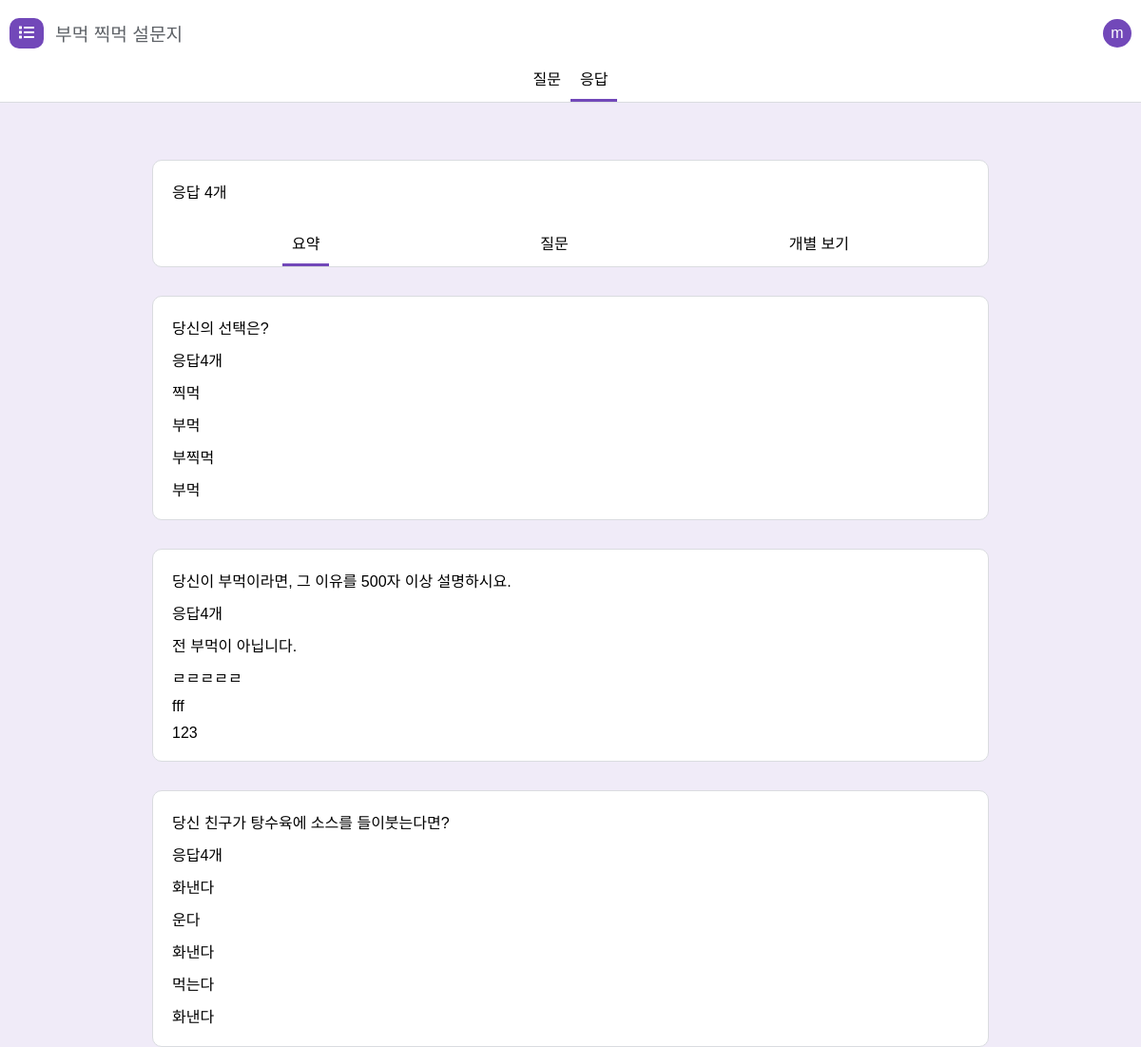
Page /forms/p6rRECBjzrrReNJ4XSdF/responses/summary (signed in) on the committed database.
### core/models.py (models this page shows)
class Form(models.Model):
    key = models.CharField(max_length=30)
    name = models.CharField(max_length=200)
    title = models.CharField(max_length=200)
    description = models.CharField(max_length=10000, blank = True)
    creator = models.ForeignKey(User, on_delete = models.CASCADE, related_name = "creator")
    created_at = models.DateTimeField(auto_now_add = True)
    updated_at = models.DateTimeField(auto_now = True)
    questions = models.ManyToManyField(Questions, related_name = "questions")

class User(AbstractUser, models.Model):
    email = models.EmailField(unique = True)

class Questions(models.Model):
    name = models.CharField(max_length= 10000)
    type = models.CharField(max_length=20)
    required = models.BooleanField(default= False)
    key = models.CharField(max_length = 5000, blank = True)
    options = models.ManyToManyField(Options, related_name = "options")

class Options(models.Model):
    name = models.CharField(max_length=5000)
    is_answer = models.BooleanField(default=False)

class Answer(models.Model):
    answer = models.CharField(max_length=5000)
    question = models.ForeignKey(Questions, on_delete = models.CASCADE ,related_name = "answer_to")

### core/views.py (the view)
# urls.py: path('forms/<str:key>/responses/summary', views.form_responses_summary, name="form_responses_summary"),
def form_responses_summary(request ,key) :
  if not request.user.is_authenticated:
    return HttpResponseRedirect(reverse('login'))
  form = (FormModel.objects.filter(key = key))[0]
  responses = ResponsesModel.objects.filter(form = form)
  summarys = []
  for question in form.questions.all() :
    summarys.append({"question": question.name, "length": 0, "type": question.type, "answers": []})
  for summary in summarys :
    for response in responses:
      for answer in response.answer.all() :
        if answer.question.name == summary["question"]:
          summary["length"] = summary["length"] + 1
          if answer.question.type == "radio":
            option = OptionsModel.objects.filter(id = answer.answer)
            if option.count() == 0:
              summary["answers"].append("삭제된 선택")
            else:
              summary["answers"].append(option[0].name)
          elif answer.question.type == "checkbox":
            list_answer = answer.answer.split()
            for item_answer in list_answer :
              option = OptionsModel.objects.filter(id = item_answer)
              if option.count() == 0:
                summary["answers"].append("삭제된 선택")
              else:
                summary["answers"].append(option[0].name)
          else:
            summary["answers"].append(answer.answer)
  return render(request, 'forms/_key/responses/summary.html', {"menu": "responses", "submenu": "summary", "form":form, "responses": responses, "summarys": summarys })

### templates/forms/_key/responses/summary.html (shortened to what this page needs)
{% extends 'base.html' %} {% load static %} {% block css %}
<link rel="stylesheet" href="{% static 'css/form.css' %}?7" />
{% endblock %}  {% block content %}
<div class="fm-container">
  <header class="fm-header">
    <div class="fm-header-top container">
      <div class="fm-header-top-left">
        <a href="{% url 'home' %}" class="fm-header-top-left-logo"><i class="fas fa-list"></i></a>
        <input value="{{form.name}}" class="fm-header-top-left-title"></input>
      </div>
      <div class="fm-header-top-right">
        <a href="{% url 'logout' %}" class="btn btn-light fm-user">{{user.username|first}}</a>
      </div>
    </div>
    <nav class="fm-header-bottom container">
      <a class="fm-header-bottom-btn {% if menu == "edit" %} active{% endif %}" href="{% url 'form_edit' key=form.key %}">질문</a>
      <a class="fm-header-bottom-btn {% if menu == "responses" %} active{% endif %}" href="{% url 'form_responses_summary' key=form.key  %}">응답</a>
    </nav>
  </header>
  <div class="fm-form">
    <div class="fm-form-box fs-header">
      <div class="fs">응답 {{responses|length}}개</div>
      <nav class="fm-header-bottom container">
        <a class="fm-header-bottom-btn {% if submenu == "summary" %} active{% endif %}" href="{% url 'form_responses_summary' key=form.key %}">요약</a>
        <a class="fm-header-bottom-btn {% if submenu == "question" %} active{% endif %}" href="{% url 'form_responses_question' key=form.key  %}">질문</a>
        <a class="fm-header-bottom-btn {% if submenu == "response" %} active{% endif %}" href="{% url 'form_responses_response' key=form.key  %}">개별 보기</a>
      </nav>
    </div>
    {% for summary in summarys %}
      <div class="fm-form-box fs-header">
        <div>{{summary.question}}</div>
        <div>응답{{summary.length}}개</div>
        {% for answer in summary.answers %}
          <div>{{answer}}</div>
        {% endfor %}
      </div>
    {% endfor %}
  </div>
</div>
{% endblock %}

### static/css/base.css (style rules this page uses)
* { box-sizing: border-box; }
body { font-family: 'Noto Sans KR', sans-serif; padding: 0; margin: 0; }
a { color: black; text-decoration: none; }
a:link { color: black; text-decoration: none; }
input { border: none; }
.container { max-width: 1200px; margin: 0 auto; width: 100%; padding: 0px 10px; }
.btn { background-color: #7248b9; color: white !important; padding: 10px 10px; font-weight: 300; border-radius: 5px; cursor: pointer; }

### static/css/form.css (style rules this page uses)
body { background-color: #f0ebf8; }
.fm-header { position: fixed; top: 0; border-bottom: 1px solid #dadce0; background-color: white; width: 100%; z-index: 50; }
.fm-header-top { display: flex; justify-content: space-between; align-items: center; height: 70px; }
.fm-header-top-left { display: flex; align-items: center; }
.fm-header-top-left > * { margin-right: 10px; }
.fm-header-top-left-logo { background: #7248b9; padding: 7px 10px; color: white !important; border-radius: 10px; }
.fm-header-top-left-title { font-size: 1.2rem; color: #5f6368; font-weight: 400; }
.fm-header-top-right { display: flex; align-items: center; }
.fm-user { width: 30px; height: 30px; border-radius: 50%; font-weight: 500; background-color: #7248b9; text-align: center; display: flex; align-items: center; justify-content: center; }
.fm-header-bottom { display: flex; align-items: flex-end; justify-content: center; }
.fm-header-bottom-btn { padding: 0px 10px; padding-bottom: 10px; border-bottom: 3px solid white; }
.fm-header-bottom > .active { border-bottom: 3px solid #7248b9; }
.fm-container { height: 100vh; position: relative; background-color: #f0ebf8; padding-top: 108px; }
.fm-form { position: relative; max-width: 900px; margin: 0 auto; width: 100%; height: 100%; display: flex; flex-direction: column; align-items: stretch; padding: 60px 10px; }
.fm-form-box { display: flex; flex-direction: column; align-items: stretch; gap: 10px 0px; background-color: white; margin-bottom: 30px; padding: 20px 20px; border-radius: 10px; border: 1px solid #dadce0; }
.fs-header > nav { justify-content: space-around; transform: translate(0, 20px); }

### rows in the picture
Form: name "부먹 찍먹 설문지"
User: username|first "m"
Questions: question "당신의 선택은?"
Options: answers "찍먹"
Options: answers "부먹" "부먹"
Options: answers "부찍먹"
Questions: question "당신이 부먹이라면, 그 이유를 500자 이상 설명하시요."
Answer: answers "전 부먹이 아닙니다."
Answer: answers "ㄹㄹㄹㄹㄹ"
Answer: answers "fff"
Answer: answers "123"
Questions: question "당신 친구가 탕수육에 소스를 들이붓는다면?"
Options: answers "화낸다" "화낸다" "화낸다"
Options: answers "운다"
Options: answers "먹는다"

### other values in the picture
{{ responses|length }} "4"
{{ summary.length }} "4" "4" "4"
